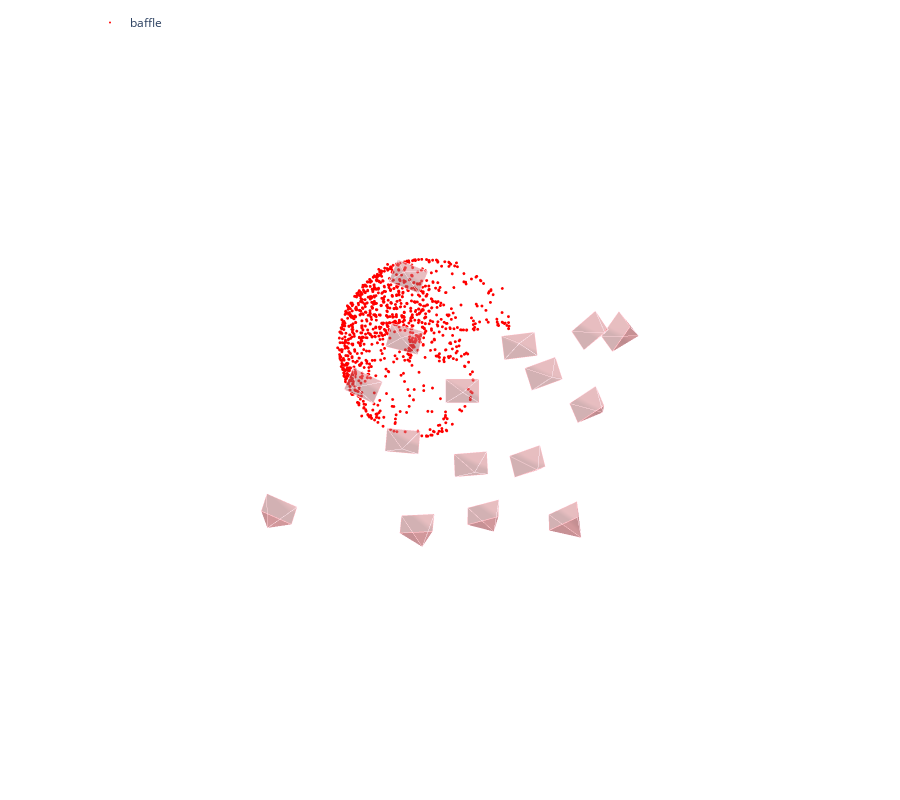

Here is the notebook cell this chart was saved with:
### Markdown cell above
稀疏重建

### Code cell
model = reconstruction.main(sfm_dir, images, sfm_pairs, features, matches, image_list=references)
end = time.time()
print(end- start)
fig = viz_3d.init_figure()
viz_3d.plot_reconstruction(fig, model, name="baffle")
fig.show()

### Figure 1 — Plotly figure (JSON) as saved in the notebook; plotly's stock layout.template omitted (floating-point values rounded to 4 significant figures; data arrays with more than 128 entries replaced by an {"elided": "..."} marker saying what was removed)
{"data": [{"legendgroup": "baffle", "marker": {"color": "rgb(255, 0, 0)", "line": {"width": 0}, "size": 1}, "mode": "markers", "name": "baffle", "type": "scatter3d", "x": {"elided": "1398 float values"}, "y": {"elided": "1398 float values"}, "z": {"elided": "1398 float values"}}, {"legendgroup": "baffle", "line": {"color": "rgba(208, 125, 130, 0.5)"}, "marker": {"size": 0.0001}, "name": "1", "showlegend": false, "type": "scatter3d", "x": [-3.484, -2.663, -2.922, -3.743, -3.484], "y": [-1.202, -0.8198, -0.2073, -0.5896, -1.202], "z": [1.247, 1.005, 1.094, 1.335, 1.247]}, {"color": "rgba(208, 125, 130, 0.5)", "i": [0, 0, 0, 0], "j": [1, 2, 3, 4], "k": [2, 3, 4, 1], "legendgroup": "baffle", "name": "1", "showlegend": false, "type": "mesh3d", "x": [-3.414, -3.484, -2.663, -2.922, -3.743, -3.484], "y": [-0.6927, -1.202, -0.8198, -0.2073, -0.5896, -1.202], "z": [0.4701, 1.247, 1.005, 1.094, 1.335, 1.247]}, {"legendgroup": "baffle", "line": {"color": "rgba(208, 125, 130, 0.5)", "width": 1}, "mode": "lines", "name": "1", "showlegend": false, "type": "scatter3d", "x": [-3.414, -3.484, -2.663, -3.414, -2.663, -2.922, -3.414, -2.922, -3.743, -3.414, -3.743, -3.484], "y": [-0.6927, -1.202, -0.8198, -0.6927, -0.8198, -0.2073, -0.6927, -0.2073, -0.5896, -0.6927, -0.5896, -1.202], "z": [0.4701, 1.247, 1.005, 0.4701, 1.005, 1.094, 0.4701, 1.094, 1.335, 0.4701, 1.335, 1.247]}, {"legendgroup": "baffle", "line": {"color": "rgba(208, 125, 130, 0.5)"}, "marker": {"size": 0.0001}, "name": "2", "showlegend": false, "type": "scatter3d", "x": [-2.538, -1.604, -1.661, -2.595, -2.538], "y": [0.4194, 0.4999, 1.155, 1.074, 0.4194], "z": [-0.2014, -0.2015, -0.06793, -0.06783, -0.2014]}, {"color": "rgba(208, 125, 130, 0.5)", "i": [0, 0, 0, 0], "j": [1, 2, 3, 4], "k": [2, 3, 4, 1], "legendgroup": "baffle", "name": "2", "showlegend": false, "type": "mesh3d", "x": [-2.115, -2.538, -1.604, -1.661, -2.595, -2.538], "y": [0.9607, 0.4194, 0.4999, 1.155, 1.074, 0.4194], "z": [-0.9924, -0.2014, -0.2015, -0.06793, -0.06783, -0.2014]}, {"legendgroup": "baffle", "line": {"color": "rgba(208, 125, 130, 0.5)", "width": 1}, "mode": "lines", "name": "2", "showlegend": false, "type": "scatter3d", "x": [-2.115, -2.538, -1.604, -2.115, -1.604, -1.661, -2.115, -1.661, -2.595, -2.115, -2.595, -2.538], "y": [0.9607, 0.4194, 0.4999, 0.9607, 0.4999, 1.155, 0.9607, 1.155, 1.074, 0.9607, 1.074, 0.4194], "z": [-0.9924, -0.2014, -0.2015, -0.9924, -0.2015, -0.06793, -0.9924, -0.06793, -0.06783, -0.9924, -0.06783, -0.2014]}, {"legendgroup": "baffle", "line": {"color": "rgba(208, 125, 130, 0.5)"}, "marker": {"size": 0.0001}, "name": "3", "showlegend": false, "type": "scatter3d", "x": [-0.6713, 0.258, 0.2889, -0.6403, -0.6713], "y": [1.154, 1.085, 1.737, 1.806, 1.154], "z": [-0.006578, 0.09681, 0.2528, 0.1494, -0.006578]}, {"color": "rgba(208, 125, 130, 0.5)", "i": [0, 0, 0, 0], "j": [1, 2, 3, 4], "k": [2, 3, 4, 1], "legendgroup": "baffle", "name": "3", "showlegend": false, "type": "mesh3d", "x": [-0.08637, -0.6713, 0.258, 0.2889, -0.6403, -0.6713], "y": [1.635, 1.154, 1.085, 1.737, 1.806, 1.154], "z": [-0.6923, -0.006578, 0.09681, 0.2528, 0.1494, -0.006578]}, {"legendgroup": "baffle", "line": {"color": "rgba(208, 125, 130, 0.5)", "width": 1}, "mode": "lines", "name": "3", "showlegend": false, "type": "scatter3d", "x": [-0.08637, -0.6713, 0.258, -0.08637, 0.258, 0.2889, -0.08637, 0.2889, -0.6403, -0.08637, -0.6403, -0.6713], "y": [1.635, 1.154, 1.085, 1.635, 1.085, 1.737, 1.635, 1.737, 1.806, 1.635, 1.806, 1.154], "z": [-0.6923, -0.006578, 0.09681, -0.6923, 0.09681, 0.2528, -0.6923, 0.2528, 0.1494, -0.6923, 0.1494, -0.006578]}, {"legendgroup": "baffle", "line": {"color": "rgba(208, 125, 130, 0.5)"}, "marker": {"size": 0.0001}, "name": "4", "showlegend": false, "type": "scatter3d", "x": [0.8863, 1.744, 1.894, 1.036, 0.8863], "y": [1.225, 0.9312, 1.547, 1.841, 1.225], "z": [0.3435, 0.5824, 0.8021, 0.5632, 0.3435]}, {"color": "rgba(208, 125, 130, 0.5)", "i": [0, 0, 0, 0], "j": [1, 2, 3, 4], "k": [2, 3, 4, 1], "legendgroup": "baffle", "name": "4", "showlegend": false, "type": "mesh3d", "x": [1.681, 0.8863, 1.744, 1.894, 1.036, 0.8863], "y": [1.596, 1.225, 0.9312, 1.547, 1.841, 1.225], "z": [-0.2143, 0.3435, 0.5824, 0.8021, 0.5632, 0.3435]}, {"legendgroup": "baffle", "line": {"color": "rgba(208, 125, 130, 0.5)", "width": 1}, "mode": "lines", "name": "4", "showlegend": false, "type": "scatter3d", "x": [1.681, 0.8863, 1.744, 1.681, 1.744, 1.894, 1.681, 1.894, 1.036, 1.681, 1.036, 0.8863], "y": [1.596, 1.225, 0.9312, 1.596, 0.9312, 1.547, 1.596, 1.547, 1.841, 1.596, 1.841, 1.225], "z": [-0.2143, 0.3435, 0.5824, -0.2143, 0.5824, 0.8021, -0.2143, 0.8021, 0.5632, -0.2143, 0.5632, 0.3435]}, {"legendgroup": "baffle", "line": {"color": "rgba(208, 125, 130, 0.5)"}, "marker": {"size": 0.0001}, "name": "5", "showlegend": false, "type": "scatter3d", "x": [2.566, 3.306, 3.54, 2.801, 2.566], "y": [-0.18, -0.653, -0.09081, 0.3822, -0.18], "z": [1.665, 1.993, 2.274, 1.946, 1.665]}, {"color": "rgba(208, 125, 130, 0.5)", "i": [0, 0, 0, 0], "j": [1, 2, 3, 4], "k": [2, 3, 4, 1], "legendgroup": "baffle", "name": "5", "showlegend": false, "type": "mesh3d", "x": [3.505, 2.566, 3.306, 3.54, 2.801, 2.566], "y": [0.05057, -0.18, -0.653, -0.09081, 0.3822, -0.18], "z": [1.22, 1.665, 1.993, 2.274, 1.946, 1.665]}, {"legendgroup": "baffle", "line": {"color": "rgba(208, 125, 130, 0.5)", "width": 1}, "mode": "lines", "name": "5", "showlegend": false, "type": "scatter3d", "x": [3.505, 2.566, 3.306, 3.505, 3.306, 3.54, 3.505, 3.54, 2.801, 3.505, 2.801, 2.566], "y": [0.05057, -0.18, -0.653, 0.05057, -0.653, -0.09081, 0.05057, -0.09081, 0.3822, 0.05057, 0.3822, -0.18], "z": [1.22, 1.665, 1.993, 1.22, 1.993, 2.274, 1.22, 2.274, 1.946, 1.22, 1.946, 1.665]}, {"legendgroup": "baffle", "line": {"color": "rgba(208, 125, 130, 0.5)"}, "marker": {"size": 0.0001}, "name": "6", "showlegend": false, "type": "scatter3d", "x": [3.458, 3.953, 4.265, 3.77, 3.458], "y": [-1.985, -2.669, -2.215, -1.531, -1.985], "z": [3.207, 3.614, 3.997, 3.59, 3.207]}, {"color": "rgba(208, 125, 130, 0.5)", "i": [0, 0, 0, 0], "j": [1, 2, 3, 4], "k": [2, 3, 4, 1], "legendgroup": "baffle", "name": "6", "showlegend": false, "type": "mesh3d", "x": [4.511, 3.458, 3.953, 4.265, 3.77, 3.458], "y": [-2.009, -1.985, -2.669, -2.215, -1.531, -1.985], "z": [2.964, 3.207, 3.614, 3.997, 3.59, 3.207]}, {"legendgroup": "baffle", "line": {"color": "rgba(208, 125, 130, 0.5)", "width": 1}, "mode": "lines", "name": "6", "showlegend": false, "type": "scatter3d", "x": [4.511, 3.458, 3.953, 4.511, 3.953, 4.265, 4.511, 4.265, 3.77, 4.511, 3.77, 3.458], "y": [-2.009, -1.985, -2.669, -2.009, -2.669, -2.215, -2.009, -2.215, -1.531, -2.009, -1.531, -1.985], "z": [2.964, 3.207, 3.614, 2.964, 3.614, 3.997, 2.964, 3.997, 3.59, 2.964, 3.59, 3.207]}, {"legendgroup": "baffle", "line": {"color": "rgba(208, 125, 130, 0.5)"}, "marker": {"size": 0.0001}, "name": "16", "showlegend": false, "type": "scatter3d", "x": [1.986, 2.784, 2.789, 1.992, 1.986], "y": [2.995, 2.643, 3.118, 3.471, 2.995], "z": [2.959, 3.304, 3.777, 3.432, 2.959]}, {"color": "rgba(208, 125, 130, 0.5)", "i": [0, 0, 0, 0], "j": [1, 2, 3, 4], "k": [2, 3, 4, 1], "legendgroup": "baffle", "name": "16", "showlegend": false, "type": "mesh3d", "x": [2.905, 1.986, 2.784, 2.789, 1.992, 1.986], "y": [3.643, 2.995, 2.643, 3.118, 3.471, 2.995], "z": [2.773, 2.959, 3.304, 3.777, 3.432, 2.959]}, {"legendgroup": "baffle", "line": {"color": "rgba(208, 125, 130, 0.5)", "width": 1}, "mode": "lines", "name": "16", "showlegend": false, "type": "scatter3d", "x": [2.905, 1.986, 2.784, 2.905, 2.784, 2.789, 2.905, 2.789, 1.992, 2.905, 1.992, 1.986], "y": [3.643, 2.995, 2.643, 3.643, 2.643, 3.118, 3.643, 3.118, 3.471, 3.643, 3.471, 2.995], "z": [2.773, 2.959, 3.304, 2.773, 3.304, 3.777, 2.773, 3.777, 3.432, 2.773, 3.432, 2.959]}, {"legendgroup": "baffle", "line": {"color": "rgba(208, 125, 130, 0.5)"}, "marker": {"size": 0.0001}, "name": "17", "showlegend": false, "type": "scatter3d", "x": [-0.2798, 0.5936, 0.5837, -0.2897, -0.2798], "y": [2.789, 2.573, 3.075, 3.291, 2.789], "z": [2.608, 2.871, 3.316, 3.052, 2.608]}, {"color": "rgba(208, 125, 130, 0.5)", "i": [0, 0, 0, 0], "j": [1, 2, 3, 4], "k": [2, 3, 4, 1], "legendgroup": "baffle", "name": "17", "showlegend": false, "type": "mesh3d", "x": [0.4559, -0.2798, 0.5936, 0.5837, -0.2897, -0.2798], "y": [3.452, 2.789, 2.573, 3.075, 3.291, 2.789], "z": [2.381, 2.608, 2.871, 3.316, 3.052, 2.608]}, {"legendgroup": "baffle", "line": {"color": "rgba(208, 125, 130, 0.5)", "width": 1}, "mode": "lines", "name": "17", "showlegend": false, "type": "scatter3d", "x": [0.4559, -0.2798, 0.5936, 0.4559, 0.5936, 0.5837, 0.4559, 0.5837, -0.2897, 0.4559, -0.2897, -0.2798], "y": [3.452, 2.789, 2.573, 3.452, 2.573, 3.075, 3.452, 3.075, 3.291, 3.452, 3.291, 2.789], "z": [2.381, 2.608, 2.871, 2.381, 2.871, 3.316, 2.381, 3.316, 3.052, 2.381, 3.052, 2.608]}, {"legendgroup": "baffle", "line": {"color": "rgba(208, 125, 130, 0.5)"}, "marker": {"size": 0.0001}, "name": "18", "showlegend": false, "type": "scatter3d", "x": [-2.135, -1.211, -1.262, -2.186, -2.135], "y": [2.961, 2.925, 3.441, 3.477, 2.961], "z": [1.68, 1.835, 2.261, 2.106, 1.68]}, {"color": "rgba(208, 125, 130, 0.5)", "i": [0, 0, 0, 0], "j": [1, 2, 3, 4], "k": [2, 3, 4, 1], "legendgroup": "baffle", "name": "18", "showlegend": false, "type": "mesh3d", "x": [-1.551, -2.135, -1.211, -1.262, -2.186, -2.135], "y": [3.822, 2.961, 2.925, 3.441, 3.477, 2.961], "z": [1.236, 1.68, 1.835, 2.261, 2.106, 1.68]}, {"legendgroup": "baffle", "line": {"color": "rgba(208, 125, 130, 0.5)", "width": 1}, "mode": "lines", "name": "18", "showlegend": false, "type": "scatter3d", "x": [-1.551, -2.135, -1.211, -1.551, -1.211, -1.262, -1.551, -1.262, -2.186, -1.551, -2.186, -2.135], "y": [3.822, 2.961, 2.925, 3.822, 2.925, 3.441, 3.822, 3.441, 3.477, 3.822, 3.477, 2.961], "z": [1.236, 1.68, 1.835, 1.236, 1.835, 2.261, 1.236, 2.261, 2.106, 1.236, 2.106, 1.68]}, {"legendgroup": "baffle", "line": {"color": "rgba(208, 125, 130, 0.5)"}, "marker": {"size": 0.0001}, "name": "19", "showlegend": false, "type": "scatter3d", "x": [-5.903, -5.05, -5.21, -6.062, -5.903], "y": [2.316, 2.684, 3.197, 2.828, 2.316], "z": [1.095, 0.9635, 1.366, 1.497, 1.095]}, {"color": "rgba(208, 125, 130, 0.5)", "i": [0, 0, 0, 0], "j": [1, 2, 3, 4], "k": [2, 3, 4, 1], "legendgroup": "baffle", "name": "19", "showlegend": false, "type": "mesh3d", "x": [-5.889, -5.903, -5.05, -5.21, -6.062, -5.903], "y": [3.254, 2.316, 2.684, 3.197, 2.828, 2.316], "z": [0.4656, 1.095, 0.9635, 1.366, 1.497, 1.095]}, {"legendgroup": "baffle", "line": {"color": "rgba(208, 125, 130, 0.5)", "width": 1}, "mode": "lines", "name": "19", "showlegend": false, "type": "scatter3d", "x": [-5.889, -5.903, -5.05, -5.889, -5.05, -5.21, -5.889, -5.21, -6.062, -5.889, -6.062, -5.903], "y": [3.254, 2.316, 2.684, 3.254, 2.684, 3.197, 3.254, 3.197, 2.828, 3.254, 2.828, 2.316], "z": [0.4656, 1.095, 0.9635, 0.4656, 0.9635, 1.366, 0.4656, 1.366, 1.497, 0.4656, 1.497, 1.095]}, {"legendgroup": "baffle", "line": {"color": "rgba(208, 125, 130, 0.5)"}, "marker": {"size": 0.0001}, "name": "20", "showlegend": false, "type": "scatter3d", "x": [-2.414, -1.515, -1.68, -2.58, -2.414], "y": [-2.471, -2.251, -1.602, -1.822, -2.471], "z": [0.7452, 0.5983, 0.5555, 0.7023, 0.7452]}, {"color": "rgba(208, 125, 130, 0.5)", "i": [0, 0, 0, 0], "j": [1, 2, 3, 4], "k": [2, 3, 4, 1], "legendgroup": "baffle", "name": "20", "showlegend": false, "type": "mesh3d", "x": [-2.139, -2.414, -1.515, -1.68, -2.58, -2.414], "y": [-2.104, -2.471, -2.251, -1.602, -1.822, -2.471], "z": [-0.01046, 0.7452, 0.5983, 0.5555, 0.7023, 0.7452]}, {"legendgroup": "baffle", "line": {"color": "rgba(208, 125, 130, 0.5)", "width": 1}, "mode": "lines", "name": "20", "showlegend": false, "type": "scatter3d", "x": [-2.139, -2.414, -1.515, -2.139, -1.515, -1.68, -2.139, -1.68, -2.58, -2.139, -2.58, -2.414], "y": [-2.104, -2.471, -2.251, -2.104, -2.251, -1.602, -2.104, -1.602, -1.822, -2.104, -1.822, -2.471], "z": [-0.01046, 0.7452, 0.5983, -0.01046, 0.5983, 0.5555, -0.01046, 0.5555, 0.7023, -0.01046, 0.7023, 0.7452]}, {"legendgroup": "baffle", "line": {"color": "rgba(208, 125, 130, 0.5)"}, "marker": {"size": 0.0001}, "name": "21", "showlegend": false, "type": "scatter3d", "x": [-0.9002, 0.03716, 0.03895, -0.8984, -0.9002], "y": [-1.009, -1.012, -0.3408, -0.3383, -1.009], "z": [-1.205, -1.189, -1.188, -1.204, -1.205]}, {"color": "rgba(208, 125, 130, 0.5)", "i": [0, 0, 0, 0], "j": [1, 2, 3, 4], "k": [2, 3, 4, 1], "legendgroup": "baffle", "name": "21", "showlegend": false, "type": "mesh3d", "x": [-0.416, -0.9002, 0.03716, 0.03895, -0.8984, -0.9002], "y": [-0.6735, -1.009, -1.012, -0.3408, -0.3383, -1.009], "z": [-2.044, -1.205, -1.189, -1.188, -1.204, -1.205]}, {"legendgroup": "baffle", "line": {"color": "rgba(208, 125, 130, 0.5)", "width": 1}, "mode": "lines", "name": "21", "showlegend": false, "type": "scatter3d", "x": [-0.416, -0.9002, 0.03716, -0.416, 0.03716, 0.03895, -0.416, 0.03895, -0.8984, -0.416, -0.8984, -0.9002], "y": [-0.6735, -1.009, -1.012, -0.6735, -1.012, -0.3408, -0.6735, -0.3408, -0.3383, -0.6735, -0.3383, -1.009], "z": [-2.044, -1.205, -1.189, -2.044, -1.189, -1.188, -2.044, -1.188, -1.204, -2.044, -1.204, -1.205]}, {"legendgroup": "baffle", "line": {"color": "rgba(208, 125, 130, 0.5)"}, "marker": {"size": 0.0001}, "name": "22", "showlegend": false, "type": "scatter3d", "x": [1.313, 2.175, 2.377, 1.515, 1.313], "y": [-1.293, -1.599, -0.9655, -0.66, -1.293], "z": [-0.8306, -0.6234, -0.5308, -0.738, -0.8306]}, {"color": "rgba(208, 125, 130, 0.5)", "i": [0, 0, 0, 0], "j": [1, 2, 3, 4], "k": [2, 3, 4, 1], "legendgroup": "baffle", "name": "22", "showlegend": false, "type": "mesh3d", "x": [2.076, 1.313, 2.175, 2.377, 1.515, 1.313], "y": [-1.074, -1.293, -1.599, -0.9655, -0.66, -1.293], "z": [-1.562, -0.8306, -0.6234, -0.5308, -0.738, -0.8306]}, {"legendgroup": "baffle", "line": {"color": "rgba(208, 125, 130, 0.5)", "width": 1}, "mode": "lines", "name": "22", "showlegend": false, "type": "scatter3d", "x": [2.076, 1.313, 2.175, 2.076, 2.175, 2.377, 2.076, 2.377, 1.515, 2.076, 1.515, 1.313], "y": [-1.074, -1.293, -1.599, -1.074, -1.599, -0.9655, -1.074, -0.9655, -0.66, -1.074, -0.66, -1.293], "z": [-1.562, -0.8306, -0.6234, -1.562, -0.6234, -0.5308, -1.562, -0.5308, -0.738, -1.562, -0.738, -0.8306]}, {"legendgroup": "baffle", "line": {"color": "rgba(208, 125, 130, 0.5)"}, "marker": {"size": 0.0001}, "name": "23", "showlegend": false, "type": "scatter3d", "x": [2.624, 3.296, 3.646, 2.973, 2.624], "y": [-2.269, -2.832, -2.297, -1.733, -2.269], "z": [0.2563, 0.5868, 0.7892, 0.4587, 0.2563]}, {"color": "rgba(208, 125, 130, 0.5)", "i": [0, 0, 0, 0], "j": [1, 2, 3, 4], "k": [2, 3, 4, 1], "legendgroup": "baffle", "name": "23", "showlegend": false, "type": "mesh3d", "x": [3.559, 2.624, 3.296, 3.646, 2.973, 2.624], "y": [-2.253, -2.269, -2.832, -2.297, -1.733, -2.269], "z": [-0.2884, 0.2563, 0.5868, 0.7892, 0.4587, 0.2563]}, {"legendgroup": "baffle", "line": {"color": "rgba(208, 125, 130, 0.5)", "width": 1}, "mode": "lines", "name": "23", "showlegend": false, "type": "scatter3d", "x": [3.559, 2.624, 3.296, 3.559, 3.296, 3.646, 3.559, 3.646, 2.973, 3.559, 2.973, 2.624], "y": [-2.253, -2.269, -2.832, -2.253, -2.832, -2.297, -2.253, -2.297, -1.733, -2.253, -1.733, -2.269], "z": [-0.2884, 0.2563, 0.5868, -0.2884, 0.5868, 0.7892, -0.2884, 0.7892, 0.4587, -0.2884, 0.4587, 0.2563]}, {"legendgroup": "baffle", "line": {"color": "rgba(208, 125, 130, 0.5)"}, "marker": {"size": 0.0001}, "name": "32", "showlegend": false, "type": "scatter3d", "x": [0.6618, 1.592, 1.674, 0.7439, 0.6618], "y": [-2.3, -2.414, -1.754, -1.639, -2.3], "z": [-2.971, -2.962, -3.044, -3.053, -2.971]}, {"color": "rgba(208, 125, 130, 0.5)", "i": [0, 0, 0, 0], "j": [1, 2, 3, 4], "k": [2, 3, 4, 1], "legendgroup": "baffle", "name": "32", "showlegend": false, "type": "mesh3d", "x": [1.163, 0.6618, 1.592, 1.674, 0.7439, 0.6618], "y": [-2.143, -2.3, -2.414, -1.754, -1.639, -2.3], "z": [-3.943, -2.971, -2.962, -3.044, -3.053, -2.971]}, {"legendgroup": "baffle", "line": {"color": "rgba(208, 125, 130, 0.5)", "width": 1}, "mode": "lines", "name": "32", "showlegend": false, "type": "scatter3d", "x": [1.163, 0.6618, 1.592, 1.163, 1.592, 1.674, 1.163, 1.674, 0.7439, 1.163, 0.7439, 0.6618], "y": [-2.143, -2.3, -2.414, -2.143, -2.414, -1.754, -2.143, -1.754, -1.639, -2.143, -1.639, -2.3], "z": [-3.943, -2.971, -2.962, -3.943, -2.962, -3.044, -3.943, -3.044, -3.053, -3.943, -3.053, -2.971]}, {"legendgroup": "baffle", "line": {"color": "rgba(208, 125, 130, 0.5)"}, "marker": {"size": 0.0001}, "name": "33", "showlegend": false, "type": "scatter3d", "x": [-2.237, -1.389, -1.648, -2.496, -2.237], "y": [-4.252, -3.934, -3.324, -3.642, -4.252], "z": [0.8434, 0.5996, 0.4952, 0.739, 0.8434]}, {"color": "rgba(208, 125, 130, 0.5)", "i": [0, 0, 0, 0], "j": [1, 2, 3, 4], "k": [2, 3, 4, 1], "legendgroup": "baffle", "name": "33", "showlegend": false, "type": "mesh3d", "x": [-2.065, -2.237, -1.389, -1.648, -2.496, -2.237], "y": [-3.949, -4.252, -3.934, -3.324, -3.642, -4.252], "z": [0.03203, 0.8434, 0.5996, 0.4952, 0.739, 0.8434]}, {"legendgroup": "baffle", "line": {"color": "rgba(208, 125, 130, 0.5)", "width": 1}, "mode": "lines", "name": "33", "showlegend": false, "type": "scatter3d", "x": [-2.065, -2.237, -1.389, -2.065, -1.389, -1.648, -2.065, -1.648, -2.496, -2.065, -2.496, -2.237], "y": [-3.949, -4.252, -3.934, -3.949, -3.934, -3.324, -3.949, -3.324, -3.642, -3.949, -3.642, -4.252], "z": [0.03203, 0.8434, 0.5996, 0.03203, 0.5996, 0.4952, 0.03203, 0.4952, 0.739, 0.03203, 0.739, 0.8434]}], "layout": {"height": 800, "legend": {"orientation": "h", "x": 0.1, "xanchor": "left", "y": 0.99, "yanchor": "top"}, "margin": {"b": 0, "l": 0, "pad": 0, "r": 0, "t": 0}, "scene": {"aspectmode": "data", "camera": {"eye": {"x": 0, "y": -0.1, "z": -2}, "projection": {"type": "orthographic"}, "up": {"x": 0, "y": -1, "z": 0}}, "dragmode": "orbit", "xaxis": {"autorange": true, "showbackground": false, "showgrid": false, "showline": false, "showticklabels": true, "visible": false}, "yaxis": {"autorange": true, "showbackground": false, "showgrid": false, "showline": false, "showticklabels": true, "visible": false}, "zaxis": {"autorange": true, "showbackground": false, "showgrid": false, "showline": false, "showticklabels": true, "visible": false}}}}
